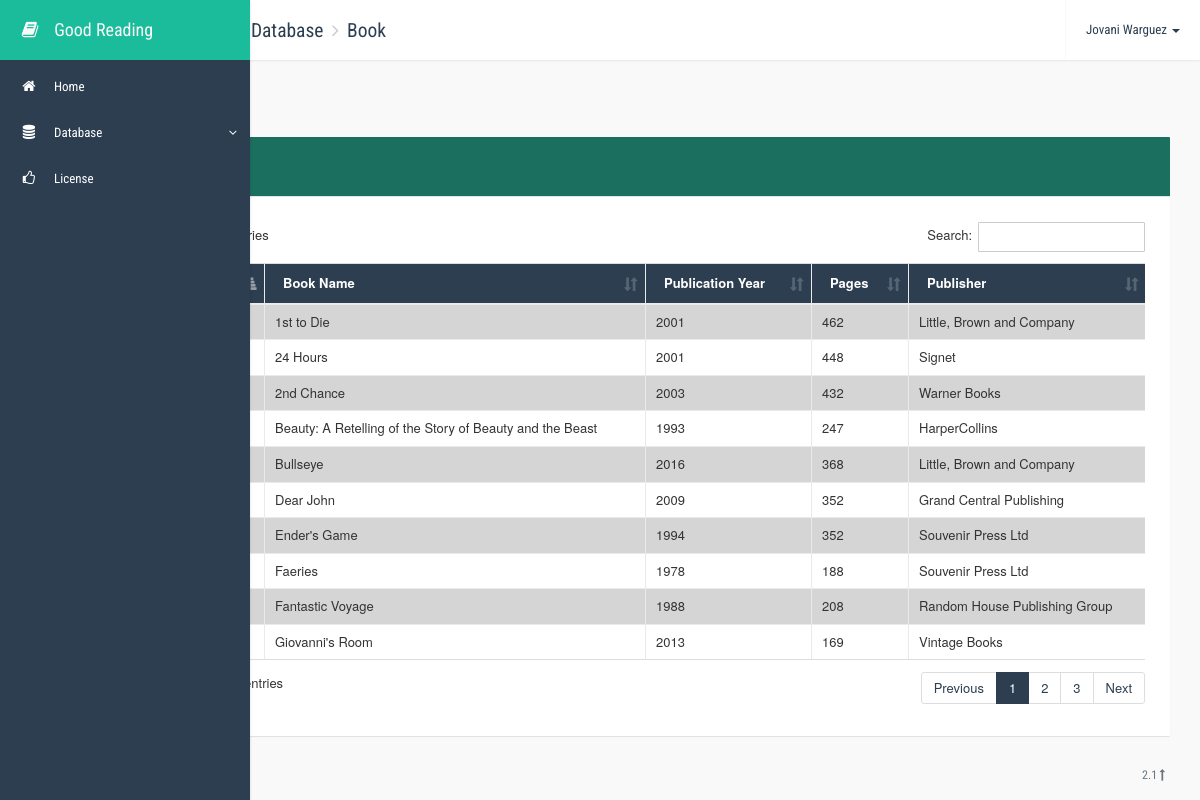
The page /database/book.php on the database its author committed.
### tables this page shows
CREATE TABLE IF NOT EXISTS `book` (
  `book_number` int(10) unsigned NOT NULL AUTO_INCREMENT,
  `book_name` varchar(255) NOT NULL,
  `publication_year` smallint(4) unsigned NOT NULL,
  `pages` smallint(5) unsigned NOT NULL,
  `publisher_name` varchar(255) NOT NULL,
  PRIMARY KEY (`book_number`),
  KEY `publisher_name` (`publisher_name`),
  KEY `publisher_name_2` (`publisher_name`)
);

### database/book.php (the view, shortened to what this page needs)
<!DOCTYPE html>
<html>
<head>
    <link rel="stylesheet" type="text/css" href="../lib/css/bootstrap.min.css">
    <link rel="stylesheet" type="text/css" href="../lib/css/font-awesome.min.css">
    <link rel="stylesheet" type="text/css" href="../lib/css/animate.min.css">
    <link rel="stylesheet" type="text/css" href="../lib/css/bootstrap-switch.min.css">
    <link rel="stylesheet" type="text/css" href="../lib/css/jquery.dataTables.min.css">
    <link rel="stylesheet" type="text/css" href="../lib/css/dataTables.bootstrap.css">
    <link rel="stylesheet" type="text/css" href="../lib/css/select2.min.css">
    <link rel="stylesheet" type="text/css" href="../css/style.css">
    <link rel="stylesheet" type="text/css" href="../css/themes/flat-green.css">
    <link rel="stylesheet" type="text/css" href="../css/custom.css">
</head>
<body class="flat-green">
    <div class="app-container">
        <div class="row content-container">
            <nav class="navbar navbar-default navbar-fixed-top navbar-top">
                <div class="container-fluid">
                    <div class="navbar-header">
                        <button type="button" class="navbar-expand-toggle">
                        </button>
                        <ol class="breadcrumb navbar-breadcrumb">
                            <li>Good Reading</li>
                            <li>Database</li>
                            <li class="active">Book</li>
                        </ol>
                    </div>
                    <ul class="nav navbar-nav navbar-right">
                        <li class="dropdown profile">
                            <a href="#" class="dropdown-toggle" data-toggle="dropdown" role="button" aria-expanded="false">Jovani Warguez <span class="caret"></span></a>
                        </li>
                    </ul>
                </div>
            </nav>
            <div class="side-menu sidebar-inverse">
                <nav class="navbar navbar-default" role="navigation">
                    <div class="side-menu-container">
                        <div class="navbar-header">
                            <a class="navbar-brand" href="../index.php">
                                <div class="icon fa fa-book"></div>
                                <div class="title"> Good Reading</div>
                            </a>
                        </div>
                        <ul class="nav navbar-nav">
                            <li>
                                <a href="../index.php">
                                    <span class="icon fa fa-home"></span><span class="title">Home</span>
                                </a>
                            </li>
                            <li class="panel panel-default dropdown">
                                <a data-toggle="collapse" href="#dropdown-element">
                                    <span class="icon fa fa-database"></span><span class="title">Database</span>
                                </a>
                            </li>
                            <li>
                                <a href="../license.php">
                                    <span class="icon fa fa-thumbs-o-up"></span><span class="title">License</span>
                                </a>
                            </li>
                        </ul>
                    </div>
                </nav>
            </div>
            <div class="container-fluid">
                <div class="side-body">
                    <div class="page-title">
                        <span class="title">Book</span>
                    </div>
                    <div class="row">
                        <div class="col-xs-12">
                            <div class="card">
                                <div class="card-header">
                                    <div class="card-title">
                                        <div class="title">Table</div>
                                    </div>
                                </div>
                                <div class="card-body">
                                    <div class="table-responsive">
                                        <table class="datatable table table-striped table-bordered" cellspacing="0" width="100%">
                                            <thead>
                                                <tr>
                                                    <th>Book Name</th>
                                                    <th>Publication Year</th>
                                                    <th>Pages</th>
                                                    <th>Publisher</th>
                                                </tr>
                                            </thead>
                                            <tbody>
                                                <?php
                                                    include('../db_connect.php');
                                                    $book = "SELECT * FROM book";
                                                    $bookResult = $connect->query($book);
                                                    if($bookResult->num_rows > 0)
                                                    {
                                                        while($bookRows = $bookResult->fetch_assoc())
                                                        {
                                                            $book_number = $bookRows['book_number'];
                                                            $book_name = $bookRows['book_name'];
                                                            $publication_year = $bookRows['publication_year'];
                                                            $pages = $bookRows['pages'];
                                                            $publisher_name = $bookRows['publisher_name'];
                                                            echo
                                                                "<tr>
                                                                    <td>"
                                                                        .$book_number.
                                                                    "</td>
                                                                    <td>"
                                                                        .$book_name.
                                                                    "</td>
                                                                    <td>"
                                                                        .$publication_year.
                                                                    "</td>
                                                                    <td>"
                                                                        .$pages.
                                                                    "</td>
                                                                    <td>"
                                                                        .$publisher_name.
                                                                    "</td>
                                                                </tr>";
                                                        }
                                                    }
                                                    else
                                                    {
                                                    }
                                                ?>
                                            </tbody>
                                        </table>
                                    </div>
                                </div>
                            </div>
                        </div>
                    </div>
                </div>
            </div>
        </div>
        <footer class="app-footer">
            <div class="wrapper">
                <span class="pull-right">2.1 <a href="../license.php"><i class="fa fa-long-arrow-up"></i></a></span> © 2015 Copyright.
            </div>
        </footer>
</body>
</html>

### css/style.css (style rules this page uses)
html { height: 100%; }
body { padding-top: 0px; height: 100%; position: relative; font-size: 13px; }
* { outline: none; }
.row > [class*="col-"] { margin-bottom: 25px; }
a { text-decoration: none; }
.navbar { z-index: 10001; padding-left: 60px; -webkit-transition: all 0.25s; transition: all 0.25s; }
.navbar > .container, .navbar > .container-fluid { z-index: 10001; }
.navbar > .container .navbar-expand-toggle, .navbar > .container-fluid .navbar-expand-toggle { width: 60px; height: 60px; background-color: transparent; border: 0px; float: left; -moz-transition: all 0.25s linear; -webkit-transition: all 0.25s linear; transition: all 0.25s linear; opacity: 0.75; }
.navbar .navbar-breadcrumb { margin-left: 0px; background-color: transparent; padding: 0px; float: left; }
.navbar .navbar-breadcrumb > li { height: 60px; line-height: 60px; vertical-align: middle; font-family: 'Roboto Condensed', sans-serif; font-size: 1.5em; }
.navbar .navbar-nav > li > a { font-family: 'Roboto Condensed', sans-serif; height: 60px; line-height: 60px; padding: 0px 20px 0px 20px; }
.app-container { min-height: 100%; position: relative; padding-bottom: 30px; }
.app-container .app-footer { display: block; position: absolute; bottom: 0; right: 0; left: 65px; -webkit-transition: all 0.25s; transition: all 0.25s; font-size: 12px; font-family: 'Roboto Condensed', sans-serif; }
.app-container .app-footer .wrapper { padding: 10px 35px; padding-left: 25px; height: 50px; line-height: 50px; vertical-align: middle; }
.app-container .content-container { margin-right: 0; margin-left: 0; }
.app-container .content-container .side-menu { overflow-y: auto; z-index: 100000; position: fixed; width: 60px; height: 100%; -webkit-transition: all 0.25s; transition: all 0.25s; }
.app-container .content-container .side-menu .navbar-header { width: 100%; border-bottom: 0px solid #e7e7e7; }
.app-container .content-container .side-menu .navbar-header .navbar-brand { width: 455px; line-height: 60px; height: 60px; padding: 0; width: 100%; overflow: hidden; font-family: 'Roboto Condensed', sans-serif; }
.app-container .content-container .side-menu .navbar-header .navbar-brand .icon { width: 60px; text-align: center; display: inline-block; }
.app-container .content-container .side-menu .navbar-header .navbar-brand .title { margin-left: -10px; display: none; }
.app-container .content-container .side-menu .navbar { border: none; padding-left: 0px; }
.app-container .content-container .side-menu .navbar-nav li { display: block; width: 100%; overflow: hidden; }
.app-container .content-container .side-menu .navbar-nav li a { font-family: 'Roboto Condensed', sans-serif; padding: 0 10px 0 10px; height: 46px; line-height: 46px; display: block; white-space: nowrap; }
.app-container .content-container .side-menu .navbar-nav li a .icon { margin-left: 0px; width: 38px; text-align: center; font-size: 1.1em; display: inline-block; }
.app-container .content-container .side-menu .navbar-nav li a .title { width: 0px; white-space: nowrap; padding-left: 6px; display: none; }
.app-container .content-container .side-menu .navbar-nav li.dropdown { border: 0; margin-bottom: 0; border-radius: 0; box-shadow: none; }
.app-container .content-container .side-menu .navbar-nav li.dropdown > a:after { content: ""; position: absolute; right: 1em; }
.app-container .content-container .side-body { padding-top: 70px; }
.container-fluid > .navbar-collapse, .container-fluid > .navbar-header, .container > .navbar-collapse, .container > .navbar-header { margin-left: -15px; margin-right: -15px; }
.page-title { font-family: 'Roboto Condensed', sans-serif; margin-left: -10px; margin-right: -10px; padding: 15px 10px; margin-bottom: 0px; height: auto; }
.page-title .title { font-size: 2em; }
.app-container .side-body { margin-left: 75px; margin-right: 15px; -webkit-transition: all 0.25s; transition: all 0.25s; }
.card { background-color: #FFF; border-radius: 1px; overflow: hidden; position: relative; }
.card .card-body { padding: 25px; }
.card .card-header .card-title { padding: 1.2em 25px; float: left; }
.card .card-header .card-title .title { font-family: 'Roboto Condensed', sans-serif; font-size: 1.5em; text-decoration: none; }
.card .card-header:after { content: ''; display: block; clear: both; }
.panel { border-radius: 1px; }
.breadcrumb { margin-bottom: 0; }
.breadcrumb > li + li:before { font-family: FontAwesome; content: '\f105'; margin-right: 3px; }

### rows shown on the page
book: book_name "1st to Die", publication_year "2001", pages "462", publisher_name "Little, Brown and Company"
book: book_name "24 Hours", publication_year "2001", pages "448", publisher_name "Signet"
book: book_name "2nd Chance", publication_year "2003", pages "432", publisher_name "Warner Books"
book: book_name "Beauty: A Retelling of the Story of Beauty and the Beast", publication_year "1993", pages "247", publisher_name "HarperCollins"
book: book_name "Bullseye", publication_year "2016", pages "368", publisher_name "Little, Brown and Company"
book: book_name "Dear John", publication_year "2009", pages "352", publisher_name "Grand Central Publishing"
book: book_name "Ender's Game", publication_year "1994", pages "352", publisher_name "Souvenir Press Ltd"
book: book_name "Faeries", publication_year "1978", pages "188", publisher_name "Souvenir Press Ltd"
book: book_name "Fantastic Voyage", publication_year "1988", pages "208", publisher_name "Random House Publishing Group"
book: book_name "Giovanni's Room", publication_year "2013", pages "169", publisher_name "Vintage Books"
